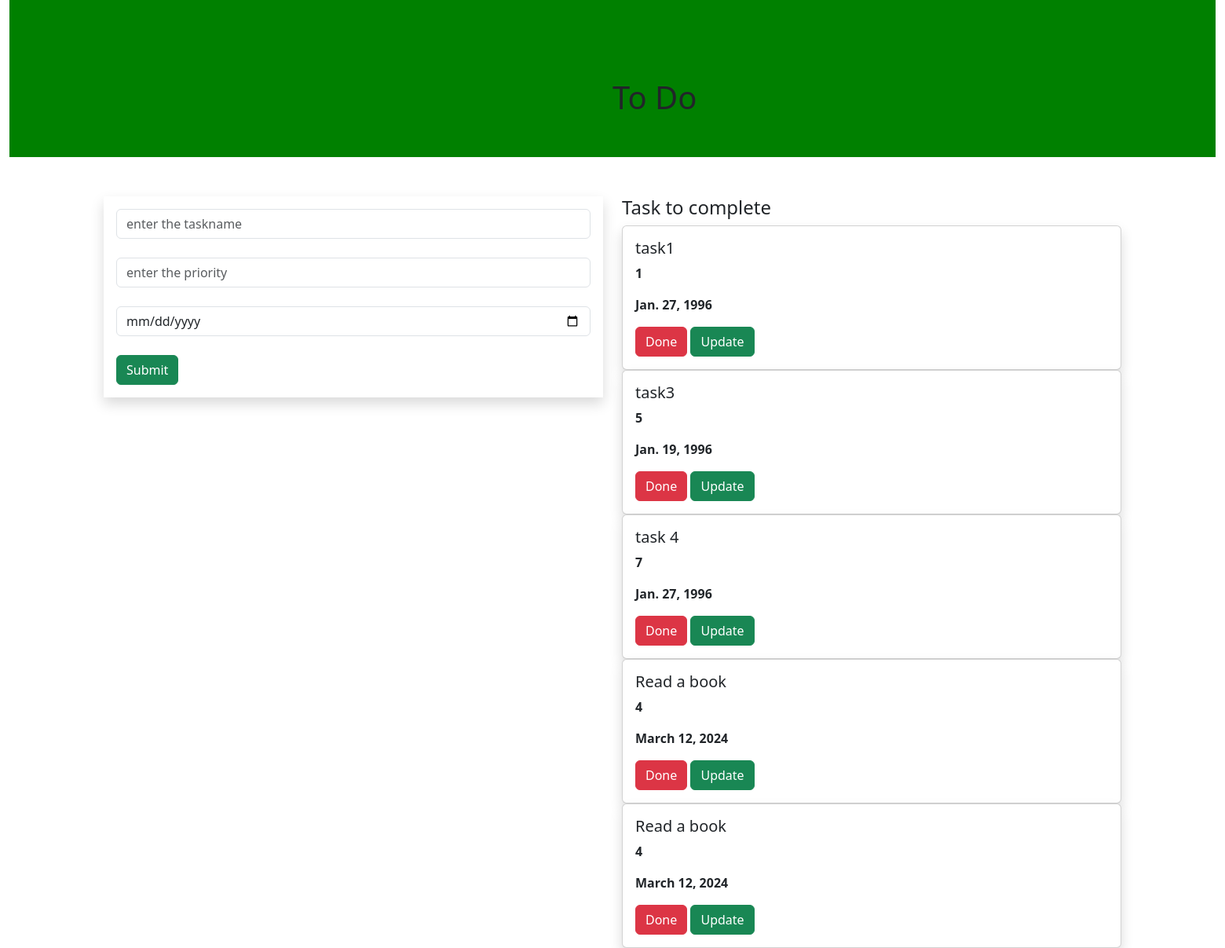
The page / on the database its author committed.
### thisapp/models.py (models this page shows, shortened)
class Task(models.Model):
    name=models.CharField(max_length=250)
    priority=models.IntegerField()
    date= models.DateField()

### thisapp/views.py (the view)
# urls.py: path( '', views.demo,name='demo'),
def demo(request):
    task1=Task.objects.all()
    if request.method=="POST":
        name=request.POST.get('task','')
        priority=request.POST.get('priority','')
        date=request.POST.get('date','')
        task=Task(name=name,priority=priority,date=date)
        task.save()
    return render(request,'home.html',{'task1':task1})

### templates/home.html (shortened to what this page needs)
{% extends 'base.html' %}
{% block content %}
<div class="container-fluid">
  <div class="row">
     <div class="col-md-12">
         <div class="banner">
             <div class=" banner-text ">
                <h1>To Do</h1>
              </div>
         </div>
     </div>
  </div>
</div>
<div class="container">
    <div class="row">
        <div class="col-md-6">
        <form method="POST" class="p-3 shadow">
              <div class="form-group">
                <input type="text" name="task" class="form-control" placeholder="enter the taskname"><br>
              </div>
               <div class="form-group">
                 <input type="text" name="priority" class="form-control" placeholder="enter the priority"><br>
               </div>
               <div class="form-group">
                <input type="date" name="date" class="form-control" placeholder="enter the date"><br>
              </div>
                <input type="submit" class="btn btn-success">
        </form>
    </div>
        <div class="col-md-6">
          <h4>Task to complete</h4>
          {% for i in task1 %}
            <div class="shadow card">
                   <div class="card-body">
                       <h5 class="card-title"> {{i.name}}</h5>
                       <p><b> {{i.priority}}</b></p>
                       <p><b>{{i.date}}</b></p>
                       <a class="btn btn-danger" href="{% url 'delete' i.id %} ">Done</a>
                       <a class="btn btn-success" href="{% url 'update' i.id %} ">Update</a>
                   </div>
            </div>
            {% endfor %}
        </div>
</div>
</div>
{% endblock %}

### templates/base.html (shortened to what this page needs)
{% load static %}
<!DOCTYPE html>
<html lang="en">
<head>
    <link href="https://cdn.jsdelivr.net/npm/bootstrap@5.3.3/dist/css/bootstrap.min.css" rel="stylesheet">
    <link rel="stylesheet" href="{% static 'style.css' %}">
</head>
<body>
{% block content %}
{% endblock %}
</body>
</html>

### static/style.css (style rules this page uses)
.banner { background-color:green; width:100%; height:200px; margin-bottom: 50px; }
.banner-text { top:50%; left:50%; position:relative; }

### rows shown on the page
Task: name "task1", priority "1", date "Jan. 27, 1996"
Task: name "task3", priority "5", date "Jan. 19, 1996"
Task: name "task 4", priority "7", date "Jan. 27, 1996"
Task: name "Read a book", priority "4", date "March 12, 2024"
Task: name "Read a book", priority "4", date "March 12, 2024"
